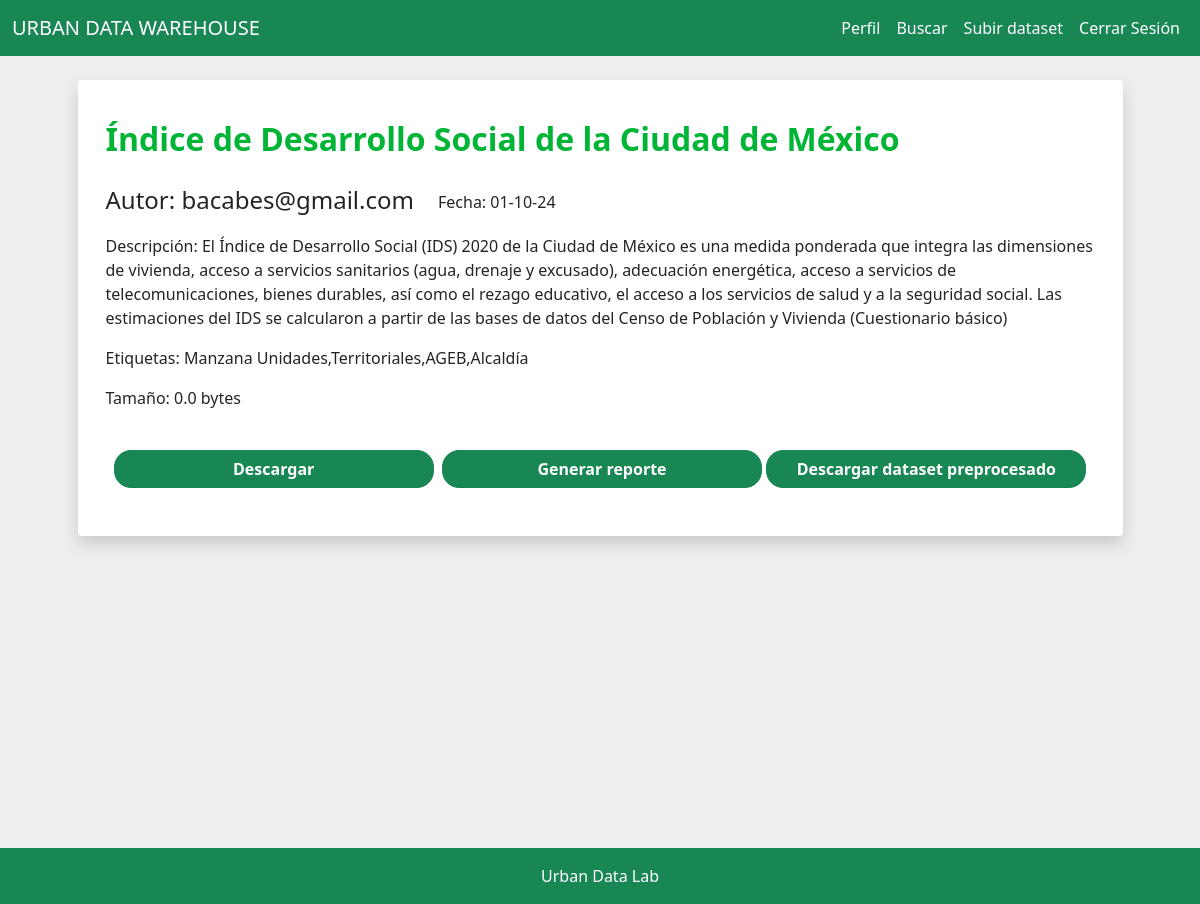
/view/1 (signed in), run on the app's committed database.
### tables this page shows
CREATE TABLE datasets (
            id INTEGER PRIMARY KEY AUTOINCREMENT,
            user_id INTEGER NOT NULL,
            name TEXT NOT NULL,
            description TEXT,
            upload_date DATE NOT NULL,
            tag TEXT,
            size REAL,
            has_report BOOLEAN NOT NULL,
            FOREIGN KEY(user_id) REFERENCES users(id)
        );

CREATE TABLE users (
            id INTEGER PRIMARY KEY AUTOINCREMENT,
            username TEXT NOT NULL UNIQUE,
            password_hash TEXT NOT NULL
        );

### routes.py (the view, shortened to what this page needs)
@app.route('/view/<int:dataset_id>', methods=['GET', 'POST'])
@login_required
def view(dataset_id):
    db = get_db()
    cursor = db.cursor()
    cursor.execute('''
        SELECT datasets.id, datasets.name, datasets.description, datasets.upload_date, datasets.tag, datasets.size, datasets.has_report, users.username
        FROM datasets
        JOIN users ON datasets.user_id = users.id
        WHERE datasets.id = ?
    ''', (dataset_id,))
    dataset = cursor.fetchone()
    if not dataset:
        flash('dataset no encontrado.', 'danger')
        return redirect(url_for('search'))
    dataset_id, name, description, upload_date, tag, size, has_report, username = dataset
    dataset_tags = [t.strip().lower() for t in tag.split(',')]
    if 'viewed_tags' not in session:
        session['viewed_tags'] = []
    session['viewed_tags'].extend(dataset_tags)
    archivo_original = None
    extension = ""
    for file in os.listdir(DATASET_DIRECTORY):
        base, ext = os.path.splitext(file)
        if base == str(dataset_id):
            archivo_original = file
            extension = ext
            break
    ruta_original = os.path.join(DATASET_DIRECTORY, archivo_original) if archivo_original else None
    pdf_path = os.path.join(REPORT_DIRECTORY, f"{dataset_id}.pdf")
    pdf_exists = os.path.exists(pdf_path) and has_report == 1
    processed_path = os.path.join(PROCESSED_DIRECTORY, f"{dataset_id}.csv")
    processed_exists = os.path.exists(processed_path)
    return render_template('view.html',
                           dataset_id=dataset_id,
                           name=name,
                           description=description,
                           upload_date=upload_date,
                           tag=tag,
                           size=size,
                           username=username,
                           pdf_exists=pdf_exists,
                           processed_exists=processed_exists)

### __init__.py (called while the page is built)
def get_db():
    db = getattr(g, '_database', None)
    if db is None:
        db = g._database = sqlite3.connect(DATABASE)
    return db

@app.teardown_appcontext
def close_connection(exception):
    db = getattr(g, '_database', None)
    if db is not None:
        db.close()

### models.py (called while the page is built)
@login_manager.user_loader
def load_user(user_id):
    return User.get(user_id)

    @staticmethod
    def get(user_id):
        db = get_db()
        cursor = db.cursor()
        cursor.execute("SELECT * FROM users WHERE id = ?", (user_id,))
        user = cursor.fetchone()
        if not user:
            return None
        return User(id=user[0], username=user[1], password_hash=user[2])

### templates/view.html (shortened to what this page needs)
{% extends "base.html" %}
{% block content %}
<div class="row justify-content-center">
    <div class="col-md-11 ">
        <div class="row">
            <div class="bg-white shadow rounded-1">
                <br>
                <div class="d-flex justify-content-start">
                    <h2 class="fw-bold ms-3 mt-3 mb-4 iverde">{{ name }}</h2>
                </div>
                <div class="ms-3 me-2 mt-1 mb-2">
                    <div class="d-flex">
                        <h4 class="">Autor: {{ username }}</h4>
                        <p class="ms-4 mt-1">Fecha: {{ upload_date }}</p>
                    </div>
                    <div class="mb-1 mt-1">
                        <p>Descripción: {{ description }}</p>
                    </div>
                    <p>Etiquetas: {{ tag }}</p>
                    <p>Tamaño: {{ size }} bytes</p>
                </div>
                <form method="POST" action="{{ url_for('view', dataset_id=dataset_id) }}">
                    <br/>
                    <div class="d-flex align-items-center ms-4 me-4">
                        <button type="submit" class="btn btn-success esperanza flex-grow-1 gordito ojo me-1 fw-bold" name="action" value="download">Descargar</button>
                        {% if not pdf_exists %}
                        <button type="submit" class="btn btn-success esperanza flex-grow-1 gordito ojo ms-1 fw-bold" name="action" value="report">Generar reporte</button>
                        {% else %}
                        <button type="submit" class="btn btn-secondary flex-grow-1 gordito ojo ms-1 fw-bold" disabled>Reporte generado</button>
                        {% endif %}
                        {% if not processed_exists %}
                        <button type="submit" class="btn btn-success esperanza flex-grow-1 gordito ojo ms-1 fw-bold" name="action" value="proccessed">Generar dataset preprocesado</button>
                        {% else %}
                        <button type="submit" class="btn btn-success esperanza flex-grow-1 gordito ojo ms-1 fw-bold" name="action" value="download_processed">Descargar dataset preprocesado</button>
                        {% endif %}
                    </div>
                    <br/>
                </form>
                <br>
            </div>
        </div>
    </div>
</div>
{% endblock %}

### static/basic.css (style rules this page uses)
:root { --principal: #03b600; --principal2:rgba(255, 255, 255, 0.256)d; --principallight: #5cab60d7; --secundario: #00b41e; --secundariolight: #63de7b6a; }
body { margin: 0; padding: 0; overflow-x: hidden; background-color: #eeeeee; }
.esperanza { border-radius: 17px; }
.gordito { width: 100%; }
.iverde { color: #00b436; }

### data on the page
datasets: name "Índice de Desarrollo Social de la Ciudad de México", upload_date "01-10-24", description "El Índice de Desarrollo Social (IDS) 2020 de la Ciudad de México es una medida ponderada que integra las dimensiones de vivienda, acceso a servicios sanitarios (agua, drenaje y excusado), adecuación energética, acceso a servicios de telecomunicaciones, bienes durables, así como el rezago educativo, el acceso a los servicios de salud y a la seguridad social. Las estimaciones del IDS se calcularon a partir de las bases de datos del Censo de Población y Vivienda (Cuestionario básico)", tag "Manzana Unidades,Territoriales,AGEB,Alcaldía", size "0.0"
users: username "bacabes@gmail.com"
